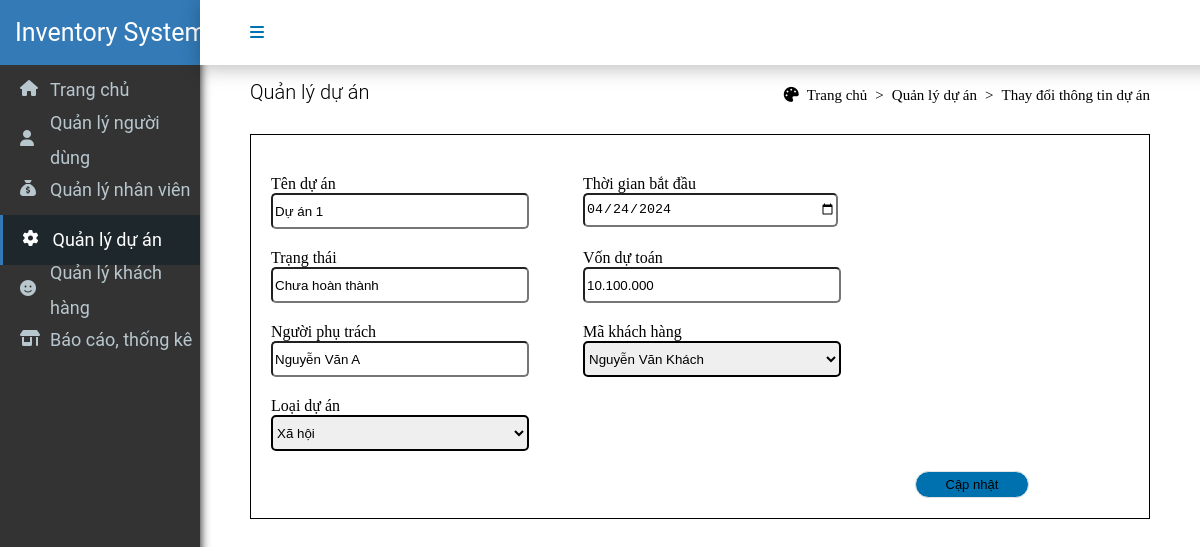
/application/create/change_infor_project.php?id=4, run on the app's committed database.
### tables this page shows
CREATE TABLE `project` (
  `Project_ID` int(11) NOT NULL,
  `PT_ID` int(11) NOT NULL,
  `Project_name` varchar(100) NOT NULL,
  `Project_status` varchar(50) NOT NULL,
  `Customer_ID` int(11) NOT NULL,
  `Project_time_start` date NOT NULL,
  `Project_manager` varchar(50) NOT NULL,
  `Project_gudget` varchar(50) NOT NULL
);

CREATE TABLE `customer` (
  `Customer_ID` int(11) NOT NULL,
  `Customer_name` varchar(50) NOT NULL,
  `Customer_phone` varchar(11) NOT NULL,
  `Customer_email` varchar(50) NOT NULL,
  `Customer_address` varchar(50) NOT NULL
);

CREATE TABLE `projecttype` (
  `PT_ID` int(11) NOT NULL,
  `PT_name` varchar(50) NOT NULL
);

### process/connect.php (called while the page is built, shortened)
<?php
abstract class connection {
    protected $DB_TYPE;
    protected $DB_HOST;
    protected $DB_NAME;
    protected $USER;
    protected $PW;
    protected $connection;
    public function __construct() {
        $this->DB_TYPE = 'mysql';
        $this->DB_HOST = 'localhost';
        $this->DB_NAME = 'kltn';
        $this->USER = 'root';
        $this->PW = '';
        $this->connection = $this->conn();
    }
    public function conn() {
        try {
            $conn = new PDO("$this->DB_TYPE:host=$this->DB_HOST;dbname=$this->DB_NAME", $this->USER, $this->PW);
            $conn->setAttribute(PDO::ATTR_DEFAULT_FETCH_MODE, PDO::FETCH_ASSOC);
            return $conn;
        } catch (Exception $e) {
            die("Connection failed: " . $e->getMessage());
        }
    }
    public function prepareSQL($sql) {
        return $this->connection->prepare($sql);
}
}
class Query extends connection {
    public function selectProject($data) {
        $sql = "SELECT * FROM project
        INNER JOIN customer ON project.Customer_ID = customer.Customer_ID
        INNER JOIN projecttype ON project.PT_ID = projecttype.PT_ID
        WHERE Project_ID = '$data'";
        $stmt = $this->prepareSQL($sql);
        $stmt->execute();
        return $stmt->fetchAll();
    }
}

### application/create/change_infor_project.php (the view, shortened to what this page needs)
<?php
require_once '../../process/connect.php';
$id = $_GET['id'];
$getinf = new Query();
$projects = $getinf->selectProject($id);
?>
<!DOCTYPE html>
<html lang="en">
<head>
    <link rel="stylesheet" href="../../css/index.css">
    <link rel="stylesheet" href="../../css/project.css">
    <link rel="stylesheet" href="../../css/change_project.css">
    <link rel="stylesheet" href="https://cdnjs.cloudflare.com/ajax/libs/font-awesome/6.4.0/css/all.min.css">
</head>
<body>
    <div class="navbar">
        <div class="navbar-box">
            <i class="fa-solid fa-bars active" style="color: #0071AF;"></i>
        </div>
    </div>
    <div class="sidebar">
        <h1>Inventory System</h1>
        <div class="sidebar-box">
            <i class="fa-solid fa-house" style="color: #b8c7ce;"></i>
            <h2><a href="../index.php">Trang chủ</a></h2>
        </div>
        <div class="sidebar-box">
            <i class="fa-solid fa-user" style="color: var(--white, #b8c7ce);"></i>
            <h2>Quản lý người dùng</h2>
        </div>
        <div class="sidebar-box">
            <i class="fa-solid fa-sack-dollar" style="color: var(--white, #b8c7ce);"></i>
            <h2><a href="staff.php">Quản lý nhân viên</a></h2>
        </div>
        <div class="sidebar-box-active">
            <i class="fa-solid fa-gear" style="color: var(--white, white);"></i>
            <h2><a href="../project.php">Quản lý dự án</a></h2>
        </div>
        <div class="sidebar-box">
            <i class="fa-solid fa-face-smile" style="color: var(--white, #b8c7ce);"></i>
            <h2>Quản lý khách hàng</h2>
        </div>
        <div class="sidebar-box">
            <i class="fa-solid fa-shop" style="color: var(--white, #b8c7ce);"></i>
            <h2><a href="brand.php">Báo cáo, thống kê</a></h2>
        </div>
    </div>
    <div class="content">
        <div class="content-title">
            <p>Quản lý dự án</p>
            <ul>
                <i class="fa-solid fa-palette"></i>
                <li class="home"><a href="index.php">Trang chủ</a></li>
                <li> > </li>
                <li>Quản lý dự án</li>
                <li> > </li>
                <li>Thay đổi thông tin dự án</li>
            </ul>
        </div>
        <?php
            foreach ($projects as $project): ?>
        <div class="output-detail">
            <form action="../../process/change_inf_project.php" method="post" autocomplete="off" enctype="multipart/form-data">
                <div class="require-info">
                    <div class="output-detail-box">
                        <label for="name">Tên dự án</label>
                        <input name ="name" id="name" type="text" value = "<?= $project['Project_name'] ?>">
                    </div>
                    <div class="output-detail-box">
                        <label for="date">Thời gian bắt đầu</label>
                        <input name ="date" id="date" type="date" value = "<?= $project['Project_time_start'] ?>">
                    </div>
                    <div class="output-detail-box">
                        <label for="status">Trạng thái</label>
                        <input name ="status" id="status" type="text" value = "<?= $project['Project_status'] ?>">
                    </div>
                    <div class="output-detail-box">
                        <label for="budget">Vốn dự toán</label>
                        <input name ="budget" id="budget" type="text" value = "<?= $project['Project_gudget'] ?>">
                    </div>
                    <div class="output-detail-box">
                        <label for="manager">Người phụ trách</label>
                        <input name ="manager" id="manager" type="text" value = "<?= $project['Project_manager'] ?>">
                    </div>
                    <div class="output-detail-box">
                        <label for="customer">Mã khách hàng</label>
                        <select name="customer" id="customer">
                        <option value="<?php echo $project["Customer_ID"] ?>"><?php echo $project["Customer_name"] ?></option>
                        </select>
                    </div>
                    <div class="output-detail-box">
                        <label for="type">Loại dự án</label>
                        <select name="type" id="type">
                        <option value="<?php echo $project["PT_ID"] ?>"><?php echo $project["PT_name"] ?></option>
                        </select>
                    </div>
                </div>
                <button type = "submit" name = "submit">Cập nhật</button>
            </form>
        </div>
        <?php endforeach; ?>
    </div>
</body>
</html>

### css/index.css (style rules this page uses)
* { margin: 0; }
.sidebar { position: fixed; width: 200px; height: 100%; background: #333; height: 860px; overflow: hidden; flex-direction: column; top: 0; display: flex; flex-direction: column; align-items: center; box-shadow: 0 0 10px 0; }
.sidebar h1 { color: var(--white, #FFF); font-family: Roboto; font-size: 25px; padding-left: 30px; font-style: normal; font-weight: 400; line-height: 35.5px; display: flex; align-items: center; background-color: #337ab7; width: 100%; height: 65px; }
.sidebar-box-active { position: relative; }
.sidebar-box-active .fa-solid { position: absolute; left: 25px; top: 15px; }
.sidebar-box-active a:link { color: white; }
.sidebar-box { position: relative; }
.sidebar-box .fa-solid { position: absolute; left: 20px; top: 15px; }
.sidebar-box h2 { color: var(--white, #b8c7ce); font-family: Roboto; font-size: 18px; padding-left: 50px; font-style: normal; font-weight: 400; line-height: 35.5px; display: flex; align-items: center; width: 150px; height: 50px; }
.sidebar-box a:link { color: var(--white, #b8c7ce); font-family: Roboto; font-size: 18px; font-style: normal; font-weight: 400; line-height: 35.5px; display: flex; align-items: center; width: 150px; height: 50px; }
.sidebar-box-active .fa-solid { color: var(--white, white); }
.sidebar-box-active h2 { color: var(--white, #FFF); font-family: Roboto; font-size: 18px; padding-left: 50px; font-style: normal; font-weight: 400; line-height: 35.5px; display: flex; align-items: center; width: 150px; height: 50px; background-color: #1e282c; border-left: 5px solid #337ab7; }
.navbar { position: fixed; display: flex; width: 100%; height: 65px; justify-content: space-between; align-items: center; top: 0; left: 200px; background: #FFF; box-shadow: 0px 4px 18px 0px rgba(0, 0, 0, 0.25); box-sizing: border-box; z-index: 5; }
.navbar .navbar-box { display: flex; }
.navbar .navbar-box .fa-bars { margin-left: 50px; margin-right: 950px; }
.content { position: relative; top: 80px; margin-left: 250px; margin-right: 50px; }
.content-title { display: flex; align-items: end; }
.content-title p { font-family: Roboto; font-size: 20px; font-style: normal; font-weight: 300; display: flex; align-items: center; }
.content-title ul { position: absolute; right: 0px; list-style: none; display: flex; gap: 8px; font-size: 15px; }
a:link { text-decoration: none; }
.home a:link { color: black }

### css/change_project.css (style rules this page uses)
.output-detail { position: relative; margin-top: 30px; padding: 20px; display: grid; grid-template-columns: repeat(auto-fit,minmax(250px, 1fr)); gap: 20px; border: 1px solid black; }
.output-detail-box { position: relative; display: inline-grid; margin-right: 50px; margin-top: 20px; }
.output-detail-box input { position: relative; width: 250px; height: 30px; border-radius: 5px; }
.output-detail-box select { position: relative; width: 258px; height: 36px; border-radius: 5px; border: 2px solid black; }
.output-detail button { border-radius: 20px; border: 1px solid var(--1-border, #E4E4E4); background: var(--d-9-d-9-d-9, #0071AF); padding: 5px 30px; color: var(--1-text, black); font-family: sans-serif; font-size: 13px; font-style: normal; font-weight: 400; line-height: normal; margin-top: 20px; margin-left: 75%; }

### data on the page
project: name "Dự án 1", date "04/24/2024", status "Chưa hoàn thành", budget "10.100.000", manager "Nguyễn Văn A", customer "Nguyễn Văn Khách", type "Xã hội"
